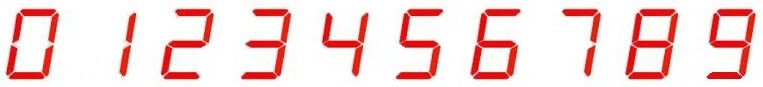
#> input picture src/nums.jpg, 763 x 87 px
$ python historyu.py
#> lines starting #> are read from the running program, lines starting #| are printed output that depends on the picture; after the words box and inside, x2 and y2 are one past the last pixel; in counts of white or black regions, pixels touching at a corner belong together
### src/digit_seg.py
import os
import time
import cv2
import numpy as np
import matplotlib.pyplot as plt
import pickle as pkl
from math import *

# [40 lines left out: functions interpolate_expand, farthest_neighbor_min_point, not called in this run]

def find_several_min_points(series, maxo_mini, mini_max):
    #find a few min point
    #firstly eliminate noise using convolution
    #a minimum point must be near a point that surpasses a mini_max
    #a minimum turning point must be below a maxo_mini
    mins = []
    con_series = np.convolve(series, np.asarray([0.2,0.2,0.2,0.2,0.2]), mode='valid')
    valid_mins = set()


    for i in range(1, len(con_series)-1, 1):
        if(con_series[i-1]>con_series[i]) and (con_series[i]<con_series[i+1]) and (con_series[i] < maxo_mini):
            mins.append(i)
    #find the most isolated point

    for i in range(len(mins)-1):
        surpass = False;
        for p in series[mins[i]:mins[i+1]]:
            if p>mini_max:
                surpass = True;
                break
        if surpass:
            valid_mins.add(mins[i])
            valid_mins.add(mins[i+1])

    return list(valid_mins)


# [4 lines left out: function custom_blur_demo, not called in this run]

# [194 lines that do not run on import are left out]
        #cv2.waitKey(0)


### src/historyu.py
import cv2
import numpy as np
import matplotlib.pyplot as plt
import pickle as pkl
pic = cv2.imread('nums.jpg',0)
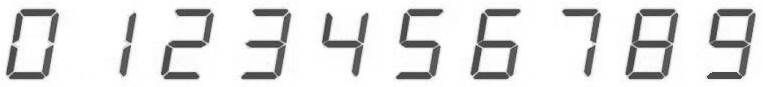
#> pic: shape (87, 763); min 49, max 255, mean 225.5
ret,thresh1 = cv2.threshold(pic,127,255,cv2.THRESH_BINARY_INV)
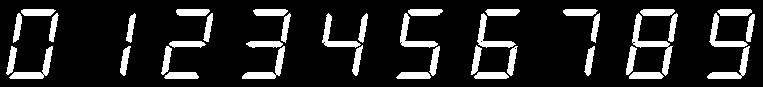
#> thresh1: shape (87, 763); 13.9% white; 40 white regions, largest, box (x1, y1, x2, y2) and area: (632, 13, 673, 76) 543, (9, 46, 53, 79) 399, (242, 46, 285, 79) 397
def s(X):
    cv2.imshow('',X)
    cv2.waitKey(0)
s(pic)
s(thresh1)
sum0 = np.sum(thresh1,0)
#> sum0 = 763 values, max 10455 at index 480, min 0 at index 0, mean 3091.7

im = thresh1
area = []
pos = []
for i in range(im.shape[1]):
    area.append(sum0[i]/im.shape[0])
    s = 0
    for j in range(im.shape[0]):
        s += im[j,i]*j**2
    s = s/im.shape[0]
    pos.append(s)
#> after the loop, area = 763 values, max 120.2 at index 480, min 0 at index 0, mean 35.54; pos = 763 values, max 369852.6 at index 632, min 0 at index 0, mean 84220.9

x = np.arange(0,im.shape[1],1)
#> x = 763 values from 0 to 762
myticks = np.arange(0,800,20)

plt.figure(2)
plt.subplot(211)
plt.xticks(myticks)
plt.scatter(x,np.asarray(area), alpha=0.6)

plt.subplot(212)
plt.scatter(x,pos, alpha=0.6)
plt.xticks(myticks)
plt.show()
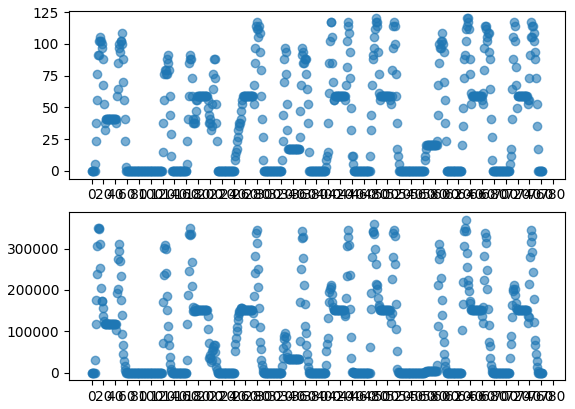
#> figure drawn by matplotlib, 2 panels

# cut =122

from digit_seg import find_several_min_points

c = find_several_min_points(area, 30,55)
#> in find_several_min_points, `con_series = np.convolve(series, np.asarray([0.2,0.2,0.2,0.2,0.2]), mo..`: con_series = 759 values, max 116.7 at index 633, min 0 at index 0, mean 35.72
#> after the loop in find_several_min_points, `for i in range(1, len(con_series)-1, 1):`: mins = []
#> after the loop in find_several_min_points, `for i in range(len(mins)-1):`: valid_mins = 0 items
#> c = []
print(c)

ls = []#shupai
us = []#hengpai
lp = []#jiaquan
up = []

ls = [area[:60], area[80:138], area[160:215], area[240:293], area[320:370], area[393:445], area[468:520], area[560:600], area[623:680],area[703:757]]
us = [pos[:60], pos[80:138], pos[160:215], pos[240:293], pos[320:370], pos[393:445], pos[468:520], pos[560:600], pos[623:680],pos[703:757]]

ims=   [im[:,:60], im[:,80:138], im[:,160:215], im[:,240:293], im[:,320:370], im[:,393:445], im[:,468:520], im[:,560:600], im[:,623:680],im[:,703:757]]

pkl.dump(ls, open("ls.pkl", "wb"))

pkl.dump(us, open("us.pkl", "wb"))

pkl.dump(ims, open("ims.pkl","wb"))

"""
d1 = np.fft.fft(s1, 1000) #不能取100，小于奈奎斯特频率
d2 = np.fft.fft(s2, 1000)
d3 = np.fft.fft(s3, 1000)
print(d1.shape)
plt.figure(1)

plt.subplot(311)
plt.plot(d1)
plt.grid(True)

plt.subplot(312)
plt.plot(d2)
plt.grid(True)


plt.subplot(313)
plt.plot(d3)
plt.grid(True)
plt.show()
"""
